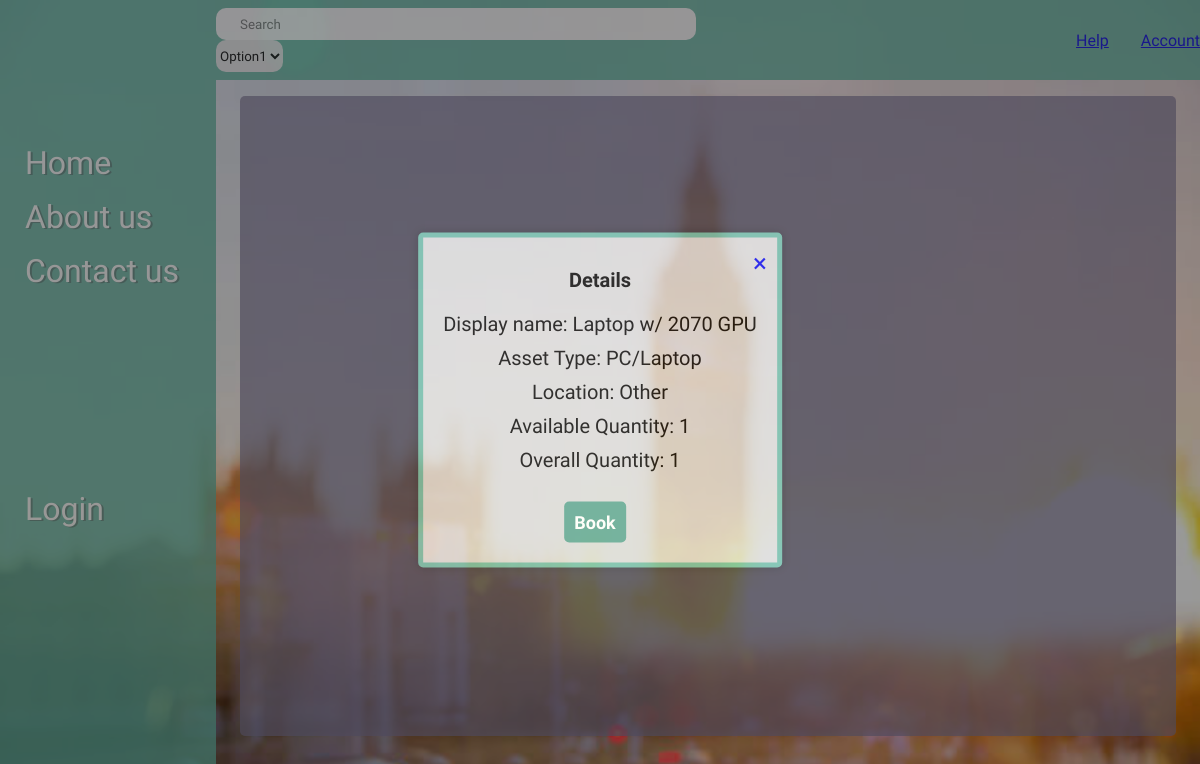
Page /inventory/3 on the earlier database version.
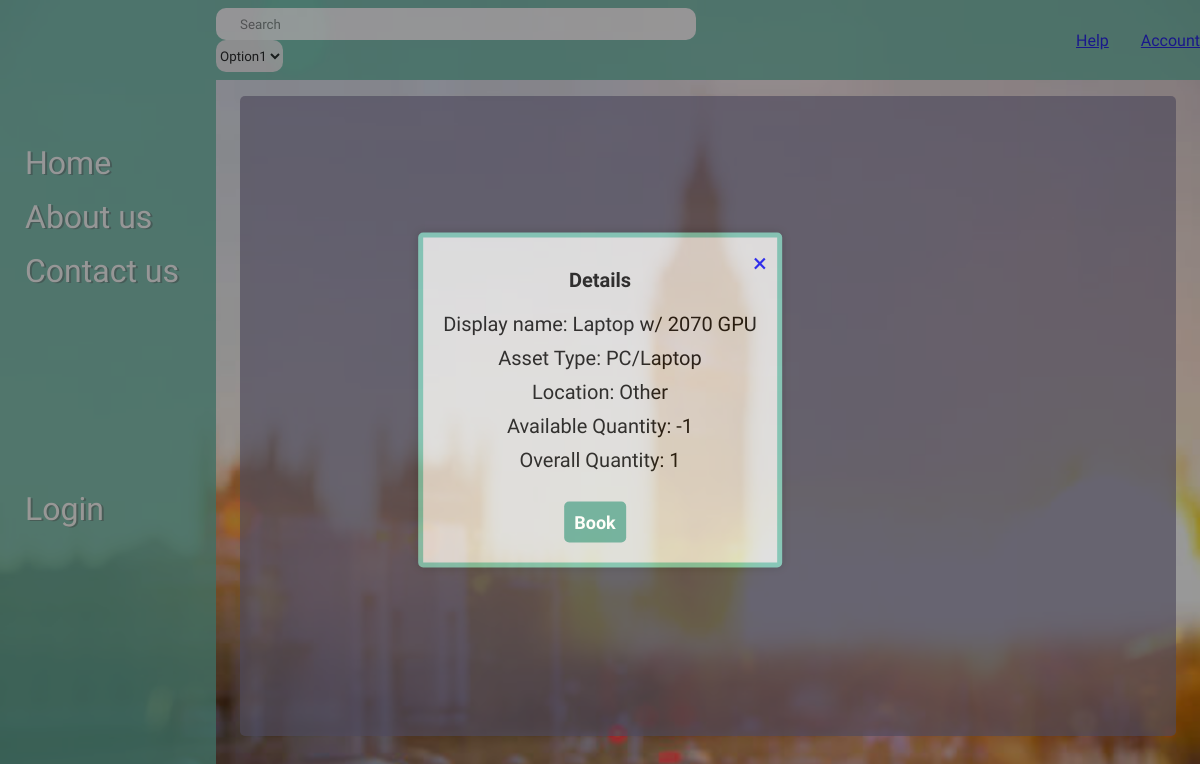
Same page on the later database version.
### inventory/models.py (models this page shows, shortened)
class Equipment(models.Model):
    display_name = models.CharField(max_length=100)
    asset_type = models.CharField(max_length=100)
    location = models.CharField(max_length=100)
    quantity = models.IntegerField()
    instock_items = models.IntegerField(('zipcode'), null=True, blank=True)
    comments = models.CharField(max_length=100, blank=True)

### inventory/views.py (the view)
# urls.py: path('<int:equipment_id>', views.detail,name='detail'),
def detail(request, equipment_id):
    equipment = get_object_or_404(Equipment,pk=equipment_id)
    return render(request, 'inventory/detail.html', {'equipment':equipment})

### inventory/templates/inventory/detail.html (shortened to what this page needs)
{% extends 'base.html' %}
{% load static %}
{% block content %}
<link rel="stylesheet" href="{% static 'CSS/detail.css' %}">
<div class="detail-box">
    <div class="detail-content">
        <a href = "/inventory"> <span class="close-button">×</span></a>
        <h3 class="detail-title">Details</h3>
        <p> Display name: {{ equipment.display_name }}</p>
        <p> Asset Type: {{ equipment.asset_type }}</p>
        <p> Location: {{ equipment.location  }}</p>
        <p> Available Quantity: {{ equipment.quantity }}</p>
        <p> Overall Quantity: {{ equipment.instock_items }}</p>
        <div class="detail-buttons">
            <button class="book-button" onclick="">Book</button>
        </div>
    </div>
</div>
{% endblock content%}

Differences in the rows shown:
changed Equipment "PC/Laptop": quantity "1" → "-1"
